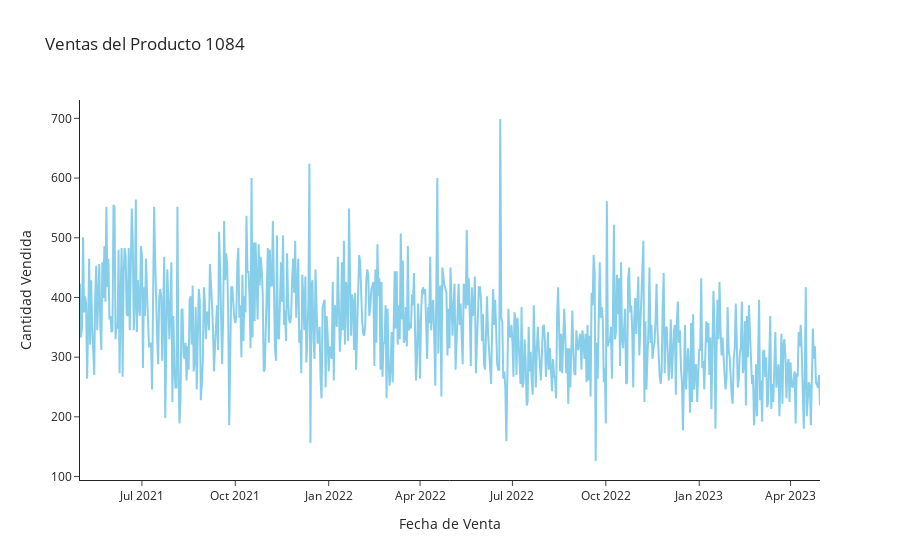

The code cell stored with this chart in its notebook:
### Code cell
articulo = 1084
filtered_df = (
    df.query("articulo == @articulo")
    .set_index("fecha_venta")
    .reindex(complete_range)
)

filtered_df["articulo"] = filtered_df["articulo"].fillna(method='ffill')

fig = px.line(
    filtered_df,
    x=filtered_df.index,
    y="cantidad",
    title=f"Ventas del Producto {articulo}",
    labels={"cantidad": "Unidades Vendidas", "fecha_venta": "Fecha"},
    color_discrete_sequence=["skyblue"],
    template="simple_white"
)

fig.update_layout(
    xaxis_title="Fecha de Venta",
    yaxis_title="Cantidad Vendida",
    hovermode="x"
)

fig.show()

### Figure 1 — Plotly figure (JSON) as saved in the notebook; plotly's stock layout.template omitted (floating-point values rounded to 4 significant figures; data arrays with more than 128 entries replaced by an {"elided": "..."} marker saying what was removed)
{"data": [{"hovertemplate": "index=%{x}<br>Unidades Vendidas=%{y}<extra></extra>", "legendgroup": "", "line": {"color": "skyblue", "dash": "solid"}, "marker": {"symbol": "circle"}, "mode": "lines", "name": "", "orientation": "v", "showlegend": false, "type": "scatter", "x": {"elided": "730 str values"}, "xaxis": "x", "y": {"elided": "730 float values"}, "yaxis": "y"}], "layout": {"hovermode": "x", "legend": {"tracegroupgap": 0}, "title": {"text": "Ventas del Producto 1084"}, "xaxis": {"anchor": "y", "domain": [0, 1], "title": {"text": "Fecha de Venta"}}, "yaxis": {"anchor": "x", "domain": [0, 1], "title": {"text": "Cantidad Vendida"}}}}
